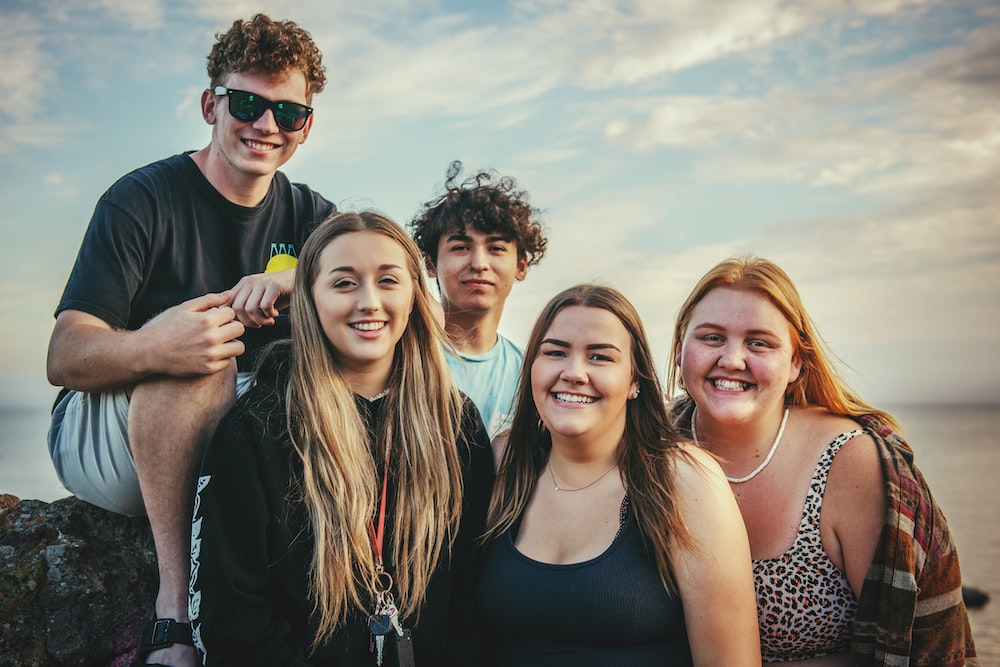
#> input picture group.jpg, 1000 x 667 px
$ jupyter execute try.ipynb
#> lines starting #> are read from the running program, lines starting #| are printed output that depends on the picture
[cell 1]
import matplotlib.image as mpimg
import matplotlib.pyplot as plt

img = mpimg.imread("group.jpg")
#> img is the input picture: shape (667, 1000, 3); mean R, G, B 135.8, 130.1, 119.8

plt.imshow(img)

[cell 2]
import cv2
import sys
# Get user supplied values

imagePath = ('group.jpg')
faceCascade = cv2.CascadeClassifier('haarcascade_frontalface_default.xml')

# Read the image
image = cv2.imread(imagePath)
gray = cv2.cvtColor(image, cv2.COLOR_BGR2GRAY)
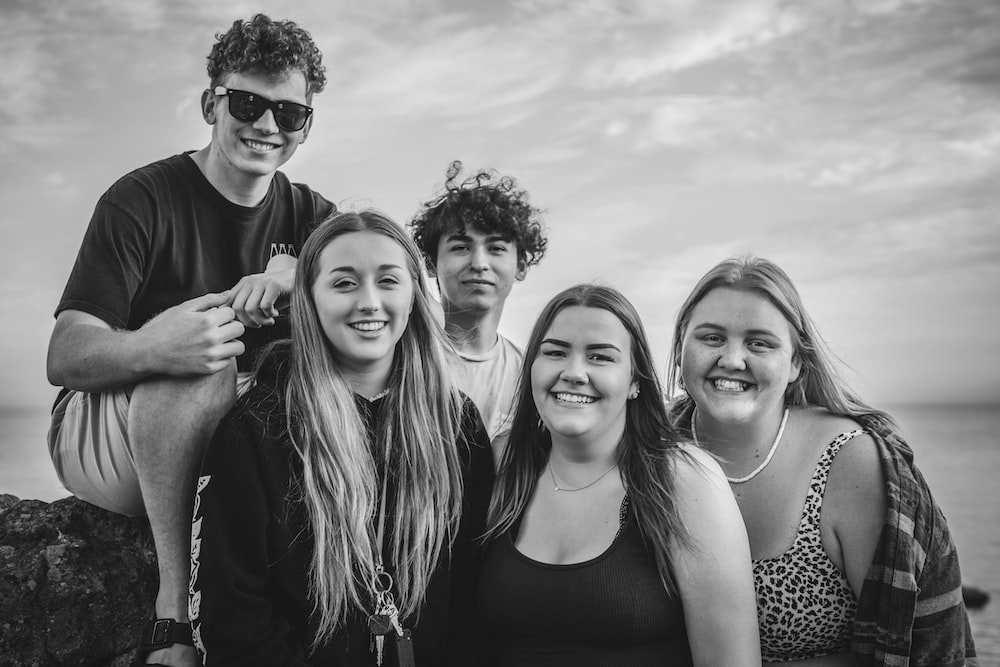
#> gray: shape (667, 1000); min 0, max 248, mean 130.6

# Detect faces in the image
faces = faceCascade.detectMultiScale(
    gray,
    scaleFactor=1.1,
    minNeighbors=5,
    minSize=(30, 30)
)
#> faces = [[427, 208, 101, 101], [303, 232, 125, 125], [515, 308, 119, 119], [199, 60, 130, 130], [671, 289, 130, 130]]
print ("Found {0} faces!".format(len(faces)))
#| Found 5 faces!

# Draw a rectangle around the faces
for (x, y, w, h) in faces:
    cv2.rectangle(image, (x, y), (x+w, y+h), (0, 255, 0), 2)
#> this loop made 5 passes
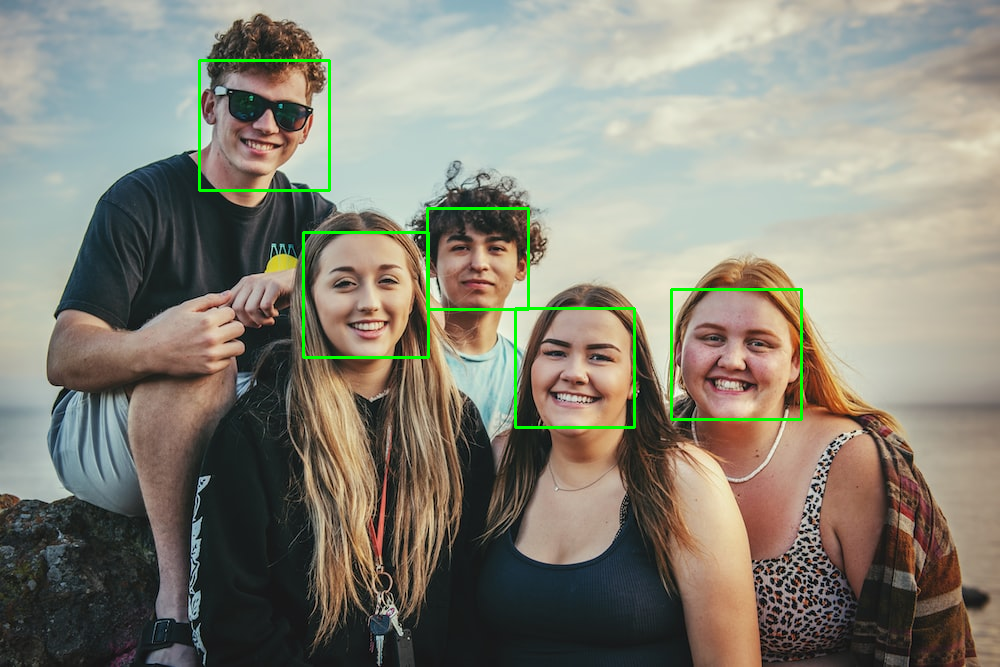
#> image: shape (667, 1000, 3); mean B, G, R 118.8, 131.5, 134.4

cv2.imshow("Faces found", image)
cv2.waitKey(0)
#> Out = 27

$ run again, with circle.jpg copied over group.jpg
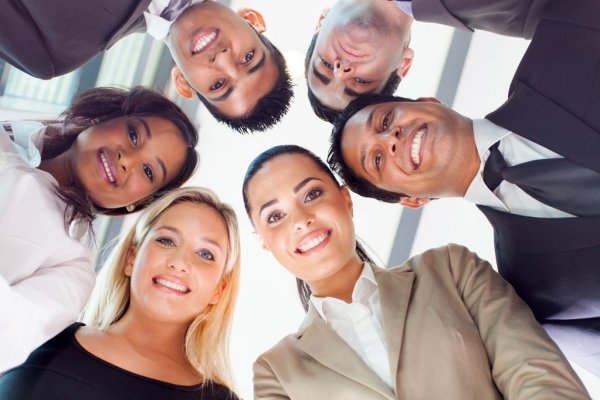
#> input picture circle.jpg, 600 x 400 px
#> img is the input picture: shape (400, 600, 3); mean R, G, B 162.7, 142.3, 140.3
#> `gray = cv2.cvtColor(image, cv2.COLOR_BGR2GRAY)`:
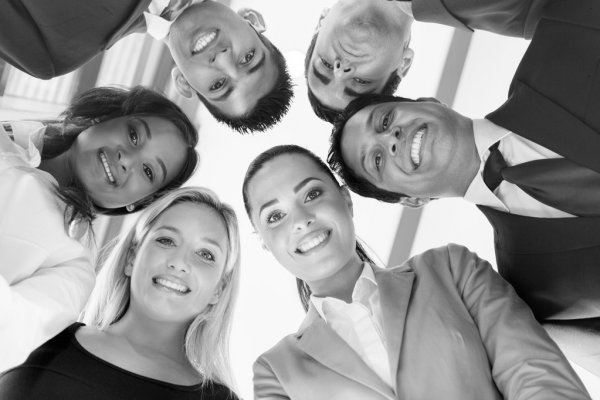
#> gray: shape (400, 600); min 1, max 255, mean 148.2
#> faces = [[67, 121, 84, 84]]
#| Found 1 faces!
#> the loop `for (x, y, w, h) in faces:` made 1 pass
#> after the loop `for (x, y, w, h) in faces:`:
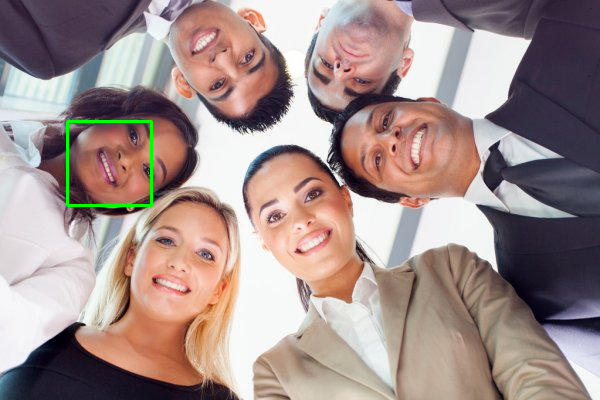
#> image: shape (400, 600, 3); mean B, G, R 140, 143, 162.3
#> Out = 27

$ run again, with family.jpg copied over group.jpg
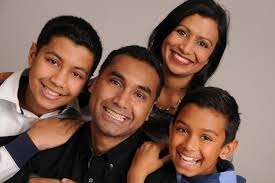
#> input picture family.jpg, 275 x 183 px
#> img is the input picture: shape (183, 275, 3); mean R, G, B 126.9, 98.1, 85.6
#> `gray = cv2.cvtColor(image, cv2.COLOR_BGR2GRAY)`:
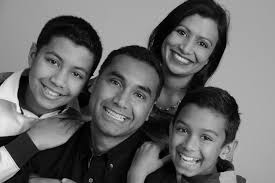
#> gray: shape (183, 275); min 0, max 245, mean 105.4
#> faces = [[162, 109, 66, 66]]
#| Found 1 faces!
#> the loop `for (x, y, w, h) in faces:` made 1 pass
#> after the loop `for (x, y, w, h) in faces:`:
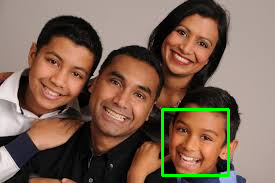
#> image: shape (183, 275, 3); mean B, G, R 84.9, 101.3, 125.7
#> Out = 27
